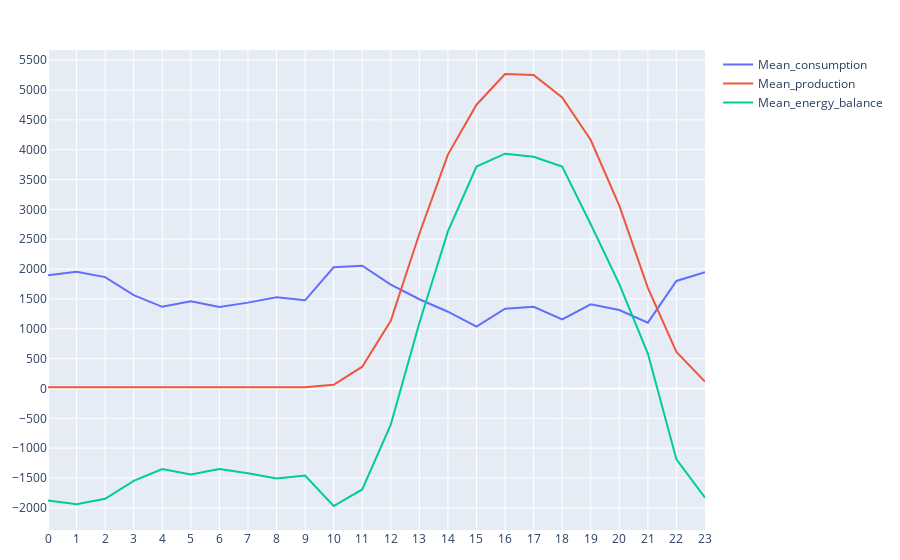

The notebook cell this image was saved under:
### Code cell
fig = go.Figure(data=[
    go.Line(name='Mean_consumption', y=(line_data["Mean_consumption"])),
    go.Line(name='Mean_production', y=line_data["Mean_production"]),
    go.Line(name='Mean_energy_balance', y=(line_data["Mean_production"]-line_data["Mean_consumption"]))
]
)

fig.update_layout(margin=dict(
    l=30,
    r=30,
    b=30,
    t=50,
), xaxis_nticks=30,
    yaxis_nticks=20
    # annotations=annotations,
)

fig.show()

### Figure 1 — Plotly figure (JSON) as saved in the notebook; plotly's stock layout.template omitted (floating-point values rounded to 4 significant figures)
{"data": [{"name": "Mean_consumption", "type": "scatter", "y": [1897.0, 1957.0, 1866.0, 1565.0, 1368.0, 1460.0, 1367.0, 1438.0, 1527.0, 1477.0, 2030.0, 2056.0, 1740.0, 1495.0, 1285.0, 1036.0, 1335.0, 1368.0, 1157.0, 1411.0, 1313.0, 1102.0, 1801.0, 1946.0]}, {"name": "Mean_production", "type": "scatter", "y": [21.15, 17.96, 18.07, 17.98, 18.41, 18.51, 18.43, 18.42, 18.36, 18.35, 60.83, 364.4, 1135.0, 2591.0, 3917.0, 4753.0, 5268.0, 5250.0, 4874.0, 4162.0, 3062.0, 1686.0, 612.8, 114.5]}, {"name": "Mean_energy_balance", "type": "scatter", "y": [-1876.0, -1939.0, -1848.0, -1547.0, -1349.0, -1441.0, -1348.0, -1420.0, -1508.0, -1458.0, -1969.0, -1692.0, -605.2, 1097.0, 2632.0, 3717.0, 3933.0, 3883.0, 3717.0, 2752.0, 1748.0, 584.0, -1189.0, -1831.0]}], "layout": {"margin": {"b": 30, "l": 30, "r": 30, "t": 50}, "xaxis": {"nticks": 30}, "yaxis": {"nticks": 20}}}
